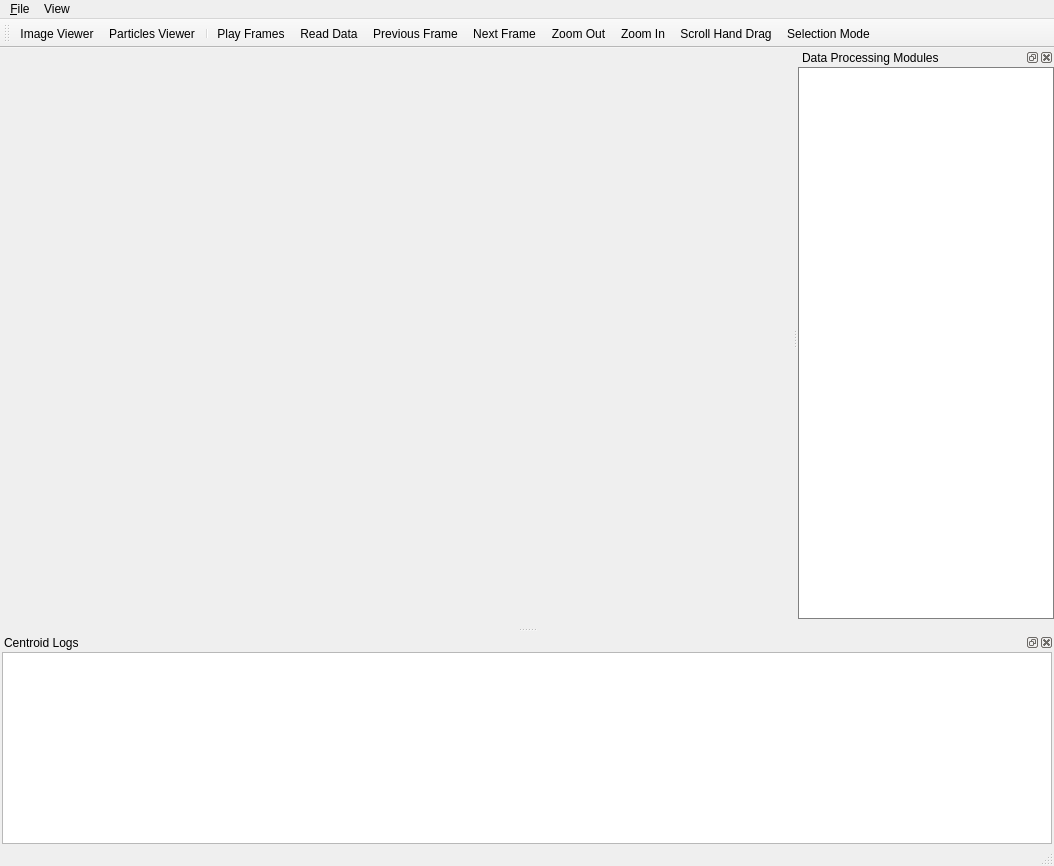
<?xml version="1.0" encoding="UTF-8"?>
<ui version="4.0">
 <class>MainWindow</class>
 <widget class="QMainWindow" name="MainWindow">
  <property name="geometry">
   <rect>
    <x>0</x>
    <y>0</y>
    <width>1054</width>
    <height>866</height>
   </rect>
  </property>
  <property name="windowTitle">
   <string>Centroid</string>
  </property>
  <property name="statusTip">
   <string/>
  </property>
  <widget class="QWidget" name="centralwidget"/>
  <widget class="QStatusBar" name="statusbar"/>
  <widget class="QMenuBar" name="menuBar">
   <property name="geometry">
    <rect>
     <x>0</x>
     <y>0</y>
     <width>1054</width>
     <height>25</height>
    </rect>
   </property>
   <widget class="QMenu" name="menu_File">
    <property name="title">
     <string>&amp;File</string>
    </property>
    <addaction name="action_ReadData"/>
   </widget>
   <widget class="QMenu" name="menuView">
    <property name="title">
     <string>View</string>
    </property>
   </widget>
   <addaction name="menu_File"/>
   <addaction name="menuView"/>
  </widget>
  <widget class="QToolBar" name="toolBar">
   <property name="enabled">
    <bool>true</bool>
   </property>
   <property name="windowTitle">
    <string>toolBar</string>
   </property>
   <attribute name="toolBarArea">
    <enum>TopToolBarArea</enum>
   </attribute>
   <attribute name="toolBarBreak">
    <bool>false</bool>
   </attribute>
   <addaction name="action_ImageViewer"/>
   <addaction name="action_ParticlesViewer"/>
   <addaction name="separator"/>
   <addaction name="action_PlayFrames"/>
   <addaction name="action_ReadData"/>
   <addaction name="action_PreviousFrame"/>
   <addaction name="action_NextFrame"/>
   <addaction name="action_ZoomOut"/>
   <addaction name="action_ZoomIn"/>
   <addaction name="action_ScrollHandDrag"/>
   <addaction name="action_SelectionMode"/>
  </widget>
  <widget class="QDockWidget" name="dockModulesWidget">
   <property name="minimumSize">
    <size>
     <width>160</width>
     <height>160</height>
    </size>
   </property>
   <property name="styleSheet">
    <string notr="true">QFrame { border: 1px solid gray; border-radius: 0px; padding: 0px; }</string>
   </property>
   <property name="allowedAreas">
    <set>Qt::LeftDockWidgetArea|Qt::RightDockWidgetArea</set>
   </property>
   <property name="windowTitle">
    <string>Data Processing Modules</string>
   </property>
   <attribute name="dockWidgetArea">
    <number>2</number>
   </attribute>
   <widget class="QWidget" name="dockModulesWidgetContents">
    <layout class="QGridLayout" name="gridLayout">
     <property name="leftMargin">
      <number>0</number>
     </property>
     <property name="topMargin">
      <number>0</number>
     </property>
     <property name="rightMargin">
      <number>0</number>
     </property>
     <property name="bottomMargin">
      <number>8</number>
     </property>
     <item row="0" column="0">
      <layout class="QVBoxLayout" name="verticalLayoutModulesDockWidget">
       <property name="spacing">
        <number>0</number>
       </property>
       <item>
        <widget class="QTreeWidget" name="treeWidget">
         <property name="enabled">
          <bool>true</bool>
         </property>
         <property name="sizePolicy">
          <sizepolicy hsizetype="Preferred" vsizetype="Preferred">
           <horstretch>0</horstretch>
           <verstretch>0</verstretch>
          </sizepolicy>
         </property>
         <property name="layoutDirection">
          <enum>Qt::LeftToRight</enum>
         </property>
         <property name="frameShape">
          <enum>QFrame::NoFrame</enum>
         </property>
         <property name="frameShadow">
          <enum>QFrame::Sunken</enum>
         </property>
         <property name="lineWidth">
          <number>0</number>
         </property>
         <property name="indentation">
          <number>0</number>
         </property>
         <property name="rootIsDecorated">
          <bool>false</bool>
         </property>
         <property name="columnCount">
          <number>1</number>
         </property>
         <attribute name="headerVisible">
          <bool>false</bool>
         </attribute>
         <column>
          <property name="text">
           <string notr="true">1</string>
          </property>
         </column>
        </widget>
       </item>
      </layout>
     </item>
    </layout>
   </widget>
  </widget>
  <widget class="QDockWidget" name="dockLogsWidget">
   <property name="minimumSize">
    <size>
     <width>100</width>
     <height>111</height>
    </size>
   </property>
   <property name="windowTitle">
    <string>Centroid Logs</string>
   </property>
   <attribute name="dockWidgetArea">
    <number>8</number>
   </attribute>
   <widget class="QWidget" name="dockListWidgetContents">
    <property name="sizePolicy">
     <sizepolicy hsizetype="Preferred" vsizetype="Preferred">
      <horstretch>0</horstretch>
      <verstretch>0</verstretch>
     </sizepolicy>
    </property>
    <layout class="QGridLayout" name="gridLayout_2">
     <property name="leftMargin">
      <number>2</number>
     </property>
     <property name="topMargin">
      <number>0</number>
     </property>
     <property name="rightMargin">
      <number>2</number>
     </property>
     <property name="bottomMargin">
      <number>0</number>
     </property>
     <item row="0" column="0">
      <layout class="QVBoxLayout" name="verticalListLayout">
       <property name="spacing">
        <number>0</number>
       </property>
       <item>
        <widget class="QPlainTextEdit" name="plainLogsTextEdit">
         <property name="readOnly">
          <bool>true</bool>
         </property>
        </widget>
       </item>
      </layout>
     </item>
    </layout>
   </widget>
  </widget>
  <action name="action_ReadData">
   <property name="icon">
    <iconset resource="main_window.qrc">
     <normaloff>:/icons/open.png</normaloff>:/icons/open.png</iconset>
   </property>
   <property name="text">
    <string>&amp;Read Data</string>
   </property>
   <property name="statusTip">
    <string>Read Data</string>
   </property>
   <property name="visible">
    <bool>false</bool>
   </property>
  </action>
  <action name="action_ImageViewer">
   <property name="icon">
    <iconset resource="main_window.qrc">
     <normaloff>:/icons/view.png</normaloff>:/icons/view.png</iconset>
   </property>
   <property name="text">
    <string>&amp;Image Viewer</string>
   </property>
   <property name="toolTip">
    <string>Image Viewer</string>
   </property>
  </action>
  <action name="action_PreviousFrame">
   <property name="icon">
    <iconset resource="main_window.qrc">
     <normaloff>:/icons/back.png</normaloff>:/icons/back.png</iconset>
   </property>
   <property name="text">
    <string>Previous Frame</string>
   </property>
   <property name="toolTip">
    <string>Previous Frame</string>
   </property>
  </action>
  <action name="action_NextFrame">
   <property name="icon">
    <iconset resource="main_window.qrc">
     <normaloff>:/icons/forward.png</normaloff>:/icons/forward.png</iconset>
   </property>
   <property name="text">
    <string>Next Frame</string>
   </property>
  </action>
  <action name="action_PlayFrames">
   <property name="checkable">
    <bool>true</bool>
   </property>
   <property name="icon">
    <iconset resource="main_window.qrc">
     <normaloff>:/icons/play.png</normaloff>:/icons/play.png</iconset>
   </property>
   <property name="text">
    <string>Play Frames</string>
   </property>
  </action>
  <action name="action_ZoomIn">
   <property name="icon">
    <iconset resource="main_window.qrc">
     <normaloff>:/icons/zoom-out.png</normaloff>:/icons/zoom-out.png</iconset>
   </property>
   <property name="text">
    <string>Zoom In</string>
   </property>
  </action>
  <action name="action_ZoomOut">
   <property name="icon">
    <iconset resource="main_window.qrc">
     <normaloff>:/icons/zoom-in.png</normaloff>:/icons/zoom-in.png</iconset>
   </property>
   <property name="text">
    <string>Zoom Out</string>
   </property>
  </action>
  <action name="action_ScrollHandDrag">
   <property name="checkable">
    <bool>true</bool>
   </property>
   <property name="icon">
    <iconset resource="main_window.qrc">
     <normaloff>:/icons/hand.png</normaloff>:/icons/hand.png</iconset>
   </property>
   <property name="text">
    <string>Scroll Hand Drag</string>
   </property>
  </action>
  <action name="action_SelectionMode">
   <property name="checkable">
    <bool>true</bool>
   </property>
   <property name="icon">
    <iconset resource="main_window.qrc">
     <normaloff>:/icons/select.png</normaloff>:/icons/select.png</iconset>
   </property>
   <property name="text">
    <string>Selection Mode</string>
   </property>
  </action>
  <action name="action_ParticlesViewer">
   <property name="icon">
    <iconset resource="main_window.qrc">
     <normaloff>:/icons/particles.png</normaloff>:/icons/particles.png</iconset>
   </property>
   <property name="text">
    <string>Particles Viewer</string>
   </property>
  </action>
 </widget>
 <resources>
  <include location="main_window.qrc"/>
 </resources>
 <connections/>
</ui>
